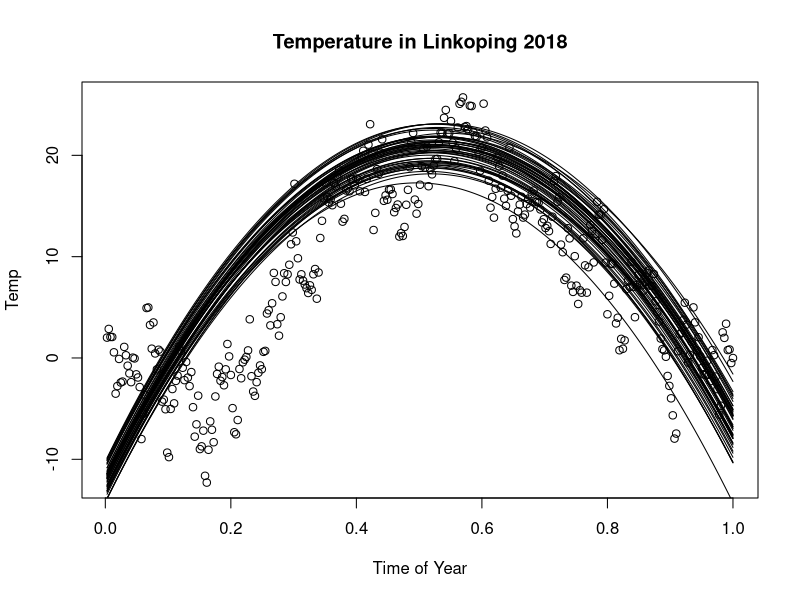

R code for this plot: (Note: this script raises an error after producing the figure.)
## ---- chunk 1
knitr::opts_chunk$set(echo = TRUE)
## ---- chunk 2
library(mvtnorm)
temps <- read.table("TempLinkoping.txt", header = TRUE)
u <- (c(-12,125,-120))
n <- length(temps$temp)
v0 <- 5
s2 <- 10
omega <- diag(3) * 0.1

#from lab1 and lecture 5 
sigmasquared <- (v0 * s2)/rchisq(1000, v0)

betas <- matrix(nrow = 1000, ncol = 3)

#b|theta ~ N(u, sigmasq * inverse omega)
#rmvnorm(10, u, sigmasquared[1] * omega)

#sample 1000 new betas store into matrix
for(x in 1:1000){
  betas[x,] <- rmvnorm(1, u, sigmasquared[x] * omega)
}

#plots 50 of the regression lines
plot(temps$time, temps$temp, main = "Temperature in Linkoping 2018", ylab = "Temp", xlab = "Time of Year")
for(x in 1:50){
lines(temps$time, betas[x,1] + (betas[x,2] * temps$time) + (betas[x,3] * temps$time^2) )
}

#b)
#%*% matrix multiplication, solve takes inverse, t is a transpose
X = matrx(rep(1,length(temps$time)),temps$time,temps$time^2)
B = solve(t(X) %*% X) %*% t(X)%*%temps$temp
u_n <- solve(t(X) %*% X + omega) %*% ((t(X) %*% X %*% B + omega %*% u))
omega_n <- (t(X) %*% X + omega)
v_n = v0 + length(temps$time)
sigma_n = ((s2 * v0)  + c((t(temps$temp)%*%temps$temp + t(u)%*%omega%*%u - t(u_n)%*%omega_n%*%u_n)) ) / v_n

posterior <- 
## ---- chunk 3
#plot 4 histograms, b0,b1,b2, sigma2
hist(betas[,1],50)
hist(betas[,2], 50)
hist(betas[,3], 50)
hist(sigmasquared, 200)
## ---- chunk 4
plot(temps$time, temps$temp, main = "Median Linkoping Temperature with 95% equal tail interval", xlab = "Time of Year", ylab = "Temperature")
lines(temps$time, median(betas[,1]) + (median(betas[,2]) * temps$time) + (median(betas[,3]) * temps$time^2) ,col = "red")
lines(temps$time, quantile(betas[,1], 0.025) + (quantile(betas[,2], 0.025) * temps$time) + (quantile(betas[,3], 0.025) * temps$time^2) )
lines(temps$time, quantile(betas[,1], 0.975) + (quantile(betas[,2], 0.975) * temps$time) + (quantile(betas[,3], 0.975) * temps$time^2) )


#quantile(betas[,1], c(0.25, .975))
#quantile(betas[,2], c(0.25, .975))
#quantile(betas[,3], c(0.25, .975))
## ---- chunk 5
#find xbar - max
#formula 0 = median(betas[,1]) + (median(betas[,2]) * temps$time) + (median(betas[,3]) * temps$time^2)
time = -betas[,2]/(2*betas[,3]) #list of 1000 times...
hist(time, 100)

plot(temps$time, temps$temp)
abline(v=max(time))
## ---- chunk 6
library(mvtnorm)
temps <- read.table("TempLinkoping.txt", header = TRUE)
u <- t(c(-12,125,-120,9,9,9))
n <- length(temps$temp)
v0 <- 5
s2 <- 10
omega <- diag(6) * 0.1

#from lab1 and lecture 5 
sigmasquared <- (v0 * s2)/rchisq(1000, v0)

betas <- matrix(nrow = 1000, ncol = 6)

#b|theta ~ N(u, sigmasq * inverse omega)
#rmvnorm(10, u, sigmasquared[1] * omega)

#sample 1000 new betas store into matrix
for(x in 1:1000){
  betas[x,] <- rmvnorm(1, u, sigmasquared[x] * omega)
}

#plots 50 of the regression lines
plot(temps$time, temps$temp, main = "Temperature in Linkoping 2018", ylab = "Temp", xlab = "Time of Year")
for(x in 1:50){
lines(temps$time, betas[x,1] + (betas[x,2] * temps$time) + (betas[x,3] * temps$time^2) + (betas[x,4] * temps$time^3) + (betas[x,5] * temps$time^4) )
}
## ---- chunk 7
women = read.table("WomenWork.dat.txt", header=TRUE)

